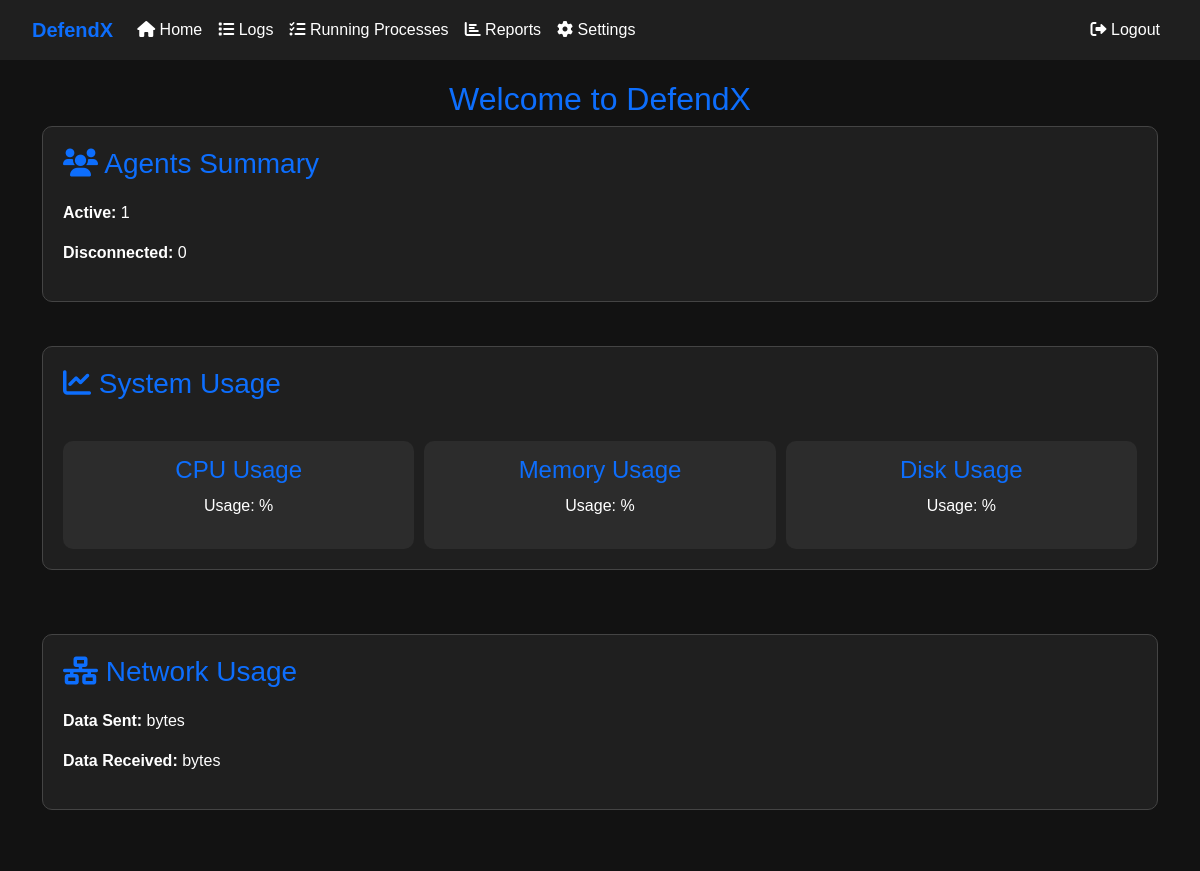
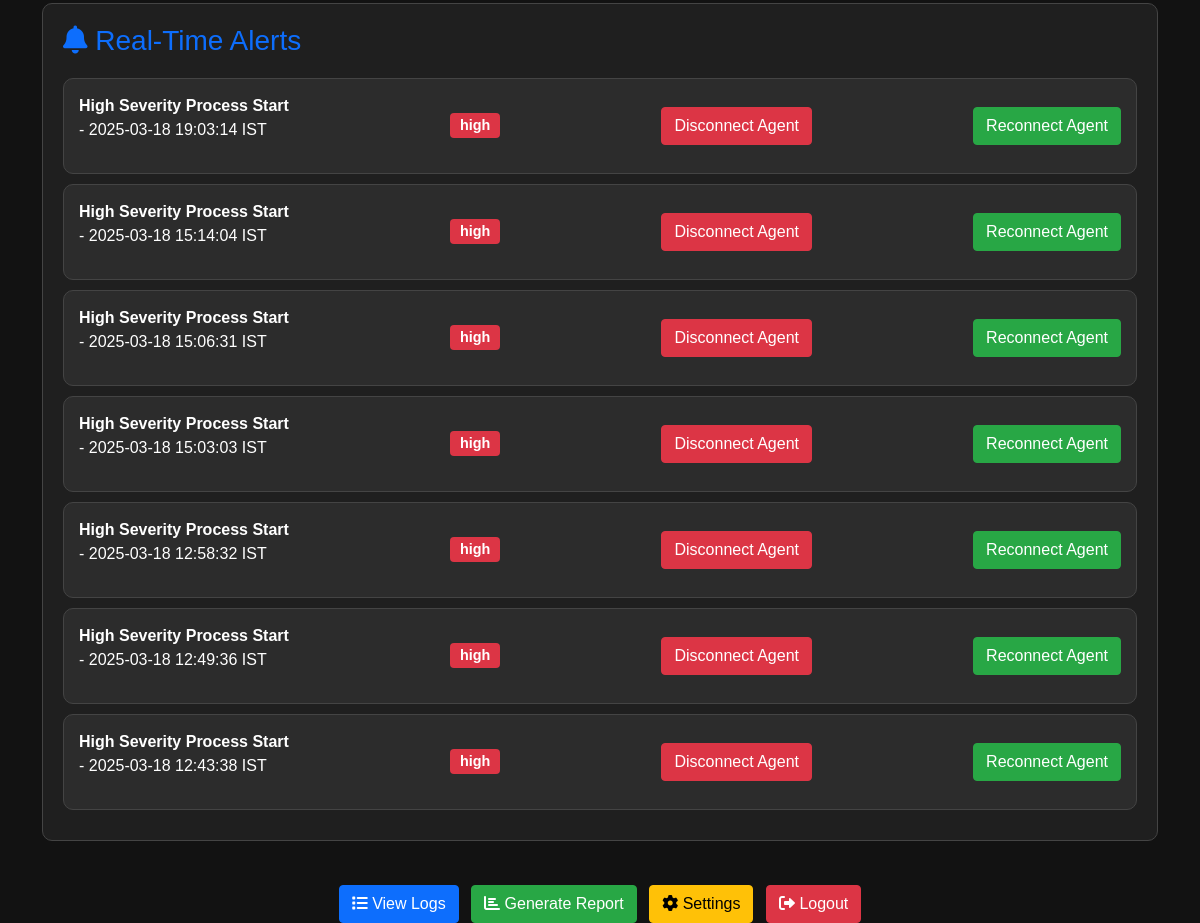
The page / (signed in) on the database its author committed (2 pictures, top to bottom).
### models.py (models this page shows, shortened)
class Alert(db.Model):
    id = db.Column(db.Integer, primary_key=True)
    rule_id = db.Column(db.Integer, nullable=False)
    rule_name = db.Column(db.String(255), nullable=False)
    severity = db.Column(db.String(50), nullable=False)
    log_entry = db.Column(db.Text, nullable=False)  # Assuming this is a JSON string
    timestamp = db.Column(db.DateTime, nullable=False)

### app.py (the view)
@app.route('/')
def home():
    if 'logged_in' not in session:
        return redirect(url_for('login'))
    alerts = Alert.query.order_by(Alert.timestamp.desc()).limit(10).all()
    for alert in alerts:
        alert.timestamp = convert_utc_to_ist(alert.timestamp)
    return render_template('home.html', alerts=alerts)

### app.py (called while the page is built)
def convert_utc_to_ist(utc_dt):
    ist = timezone('Asia/Kolkata')
    utc_dt = utc_dt.replace(tzinfo=utc)
    ist_dt = utc_dt.astimezone(ist)
    return ist_dt.strftime('%Y-%m-%d %H:%M:%S %Z')

### templates/home.html (shortened to what this page needs)
<!DOCTYPE html>
<html lang="en">
<head>
    <link rel="stylesheet" href="https://cdn.jsdelivr.net/npm/bootstrap@5.1.3/dist/css/bootstrap.min.css">
    <link rel="stylesheet" href="https://cdnjs.cloudflare.com/ajax/libs/font-awesome/6.0.0-beta3/css/all.min.css">
</head>
<body>
    <nav class="navbar navbar-expand-lg navbar-dark">
        <div class="container-fluid">
            <a class="navbar-brand" href="/">DefendX</a>
            <div class="collapse navbar-collapse" id="navbarNav">
                <ul class="navbar-nav me-auto mb-2 mb-lg-0">
                    <li class="nav-item">
                        <a class="nav-link" href="/"><i class="fas fa-home"></i> Home</a>
                    </li>
                    <li class="nav-item">
                        <a class="nav-link" href="/view_logs"><i class="fas fa-list"></i> Logs</a>
                    </li>
                    <li class="nav-item">
                        <a class="nav-link" href="/view_processes"><i class="fas fa-tasks"></i> Running Processes</a>
                    </li>
                    <li class="nav-item">
                        <a class="nav-link" href="/reports"><i class="fas fa-chart-bar"></i> Reports</a>
                    </li>
                    <li class="nav-item">
                        <a class="nav-link" href="/settings"><i class="fas fa-cog"></i> Settings</a>
                    </li>
                </ul>
                <ul class="navbar-nav ms-auto mb-2 mb-lg-0">
                    <li class="nav-item">
                        <a class="nav-link" href="/logout"><i class="fas fa-sign-out-alt"></i> Logout</a>
                    </li>
                </ul>
            </div>
        </div>
    </nav>
    <div class="container mt-3">
        <h1 class="welcome-message">Welcome to DefendX</h1>
        <div class="row">
            <div class="col-md-12">
                <div class="card">
                    <h3><i class="fas fa-users"></i> Agents Summary</h3>
                    <p><strong>Active:</strong> <span id="activeAgents">1</span></p>
                    <p><strong>Disconnected:</strong> <span id="disconnectedAgents">0</span></p>
                </div>
            </div>
        </div>
        <div class="row mt-4">
            <div class="col-md-12">
                <div class="card">
                    <h3><i class="fas fa-chart-line"></i> System Usage</h3>
                    <div class="usage-chart">
                        <div class="chart" onclick="showChart('cpu')">
                            <h4>CPU Usage</h4>
                            <p id="cpuUsage">Usage: 0%</p>
                        </div>
                        <div class="chart" onclick="showChart('memory')">
                            <h4>Memory Usage</h4>
                            <p id="memoryUsage">Usage: 0%</p>
                        </div>
                        <div class="chart" onclick="showChart('disk')">
                            <h4>Disk Usage</h4>
                            <p id="diskUsage">Usage: 0%</p>
                        </div>
                    </div>
                </div>
            </div>
        </div>
        <div class="row mt-4">
            <div class="col-md-12">
                <div class="card network-usage">
                    <h3><i class="fas fa-network-wired"></i> Network Usage</h3>
                    <p><strong>Data Sent:</strong> <span id="networkSent">0</span> bytes</p>
                    <p><strong>Data Received:</strong> <span id="networkReceived">0</span> bytes</p>
                </div>
            </div>
        </div>
        <div class="row mt-4">
            <div class="col-md-12">
                <div class="card alerts">
                    <h3><i class="fas fa-bell"></i> Real-Time Alerts</h3>
                    <div id="alertList">
                        {% for alert in alerts %}
                        <div class="alert-item">
                            <div>
                                <strong>{{ alert.rule_name }}</strong>
                                <p>{{ alert.log_entry['process_name'] }} - {{ alert.timestamp }}</p>
                            </div>
                            <span class="badge bg-danger">{{ alert.severity }}</span>
                            <button class="btn btn-danger" onclick="disconnectAgent('{{ alert.log_entry['hostname'] }}')">Disconnect Agent</button>
                            <button class="btn btn-success" onclick="reconnectAgent('{{ alert.log_entry['hostname'] }}')">Reconnect Agent</button>
                        </div>
                        {% endfor %}
                    </div>
                </div>
            </div>
        </div>
        <div class="row mt-4 quick-actions">
            <div class="col-md-12 text-center">
                <a href="/view_logs" class="btn btn-primary me-2"><i class="fas fa-list"></i> View Logs</a>
                <a href="/reports" class="btn btn-success me-2"><i class="fas fa-chart-bar"></i> Generate Report</a>
                <a href="/settings" class="btn btn-warning me-2"><i class="fas fa-cog"></i> Settings</a>
                <a href="/logout" class="btn btn-danger"><i class="fas fa-sign-out-alt"></i> Logout</a>
            </div>
        </div>
    </div>
</body>
</html>

### templates/home.html (style rules this page uses)
body { background-color: #121212; color: #ffffff; font-family: Arial, sans-serif; margin: 0; padding: 0; }
.navbar { background-color: #1f1f1f; padding: 10px 20px; }
.navbar-brand { color: #0d6efd !important; font-weight: bold; }
.navbar-nav .nav-link { color: #ffffff !important; }
.card { background-color: #1f1f1f; border: 1px solid #444; border-radius: 10px; padding: 20px; margin-bottom: 20px; }
.card h3 { color: #0d6efd; margin-bottom: 20px; }
.btn-primary { background-color: #0d6efd; border-color: #0d6efd; }
.btn-danger { background-color: #dc3545; border-color: #dc3545; }
.btn-success { background-color: #28a745; border-color: #28a745; }
.usage-chart { display: flex; justify-content: space-between; gap: 10px; margin-top: 20px; }
.usage-chart .chart { flex: 1; background-color: #2c2c2c; padding: 15px; border-radius: 10px; text-align: center; cursor: pointer; transition: transform 0.2s ease; }
.usage-chart .chart h4 { margin-bottom: 10px; color: #0d6efd; }
.alerts { background-color: #1f1f1f; border: 1px solid #444; border-radius: 10px; padding: 20px; margin-top: 20px; }
.alert-item { background-color: #2c2c2c; border: 1px solid #444; border-radius: 10px; padding: 15px; margin-bottom: 10px; display: flex; justify-content: space-between; align-items: center; }
.alert-item .badge { font-size: 0.9em; padding: 5px 10px; }
.alert-item .badge.bg-danger { background-color: #dc3545; }
.welcome-message { margin-top: 20px; text-align: center; font-size: 2em; color: #0d6efd; }
.network-usage { margin-top: 20px; }
.quick-actions { margin-top: 20px; text-align: center; }

### rows shown on the page
Alert: rule_name "High Severity Process Start", timestamp "2025-03-18 19:03:14 IST", severity "high"
Alert: rule_name "High Severity Process Start", timestamp "2025-03-18 15:14:04 IST", severity "high"
Alert: rule_name "High Severity Process Start", timestamp "2025-03-18 15:06:31 IST", severity "high"
Alert: rule_name "High Severity Process Start", timestamp "2025-03-18 15:03:03 IST", severity "high"
Alert: rule_name "High Severity Process Start", timestamp "2025-03-18 12:58:32 IST", severity "high"
Alert: rule_name "High Severity Process Start", timestamp "2025-03-18 12:49:36 IST", severity "high"
Alert: rule_name "High Severity Process Start", timestamp "2025-03-18 12:43:38 IST", severity "high"
